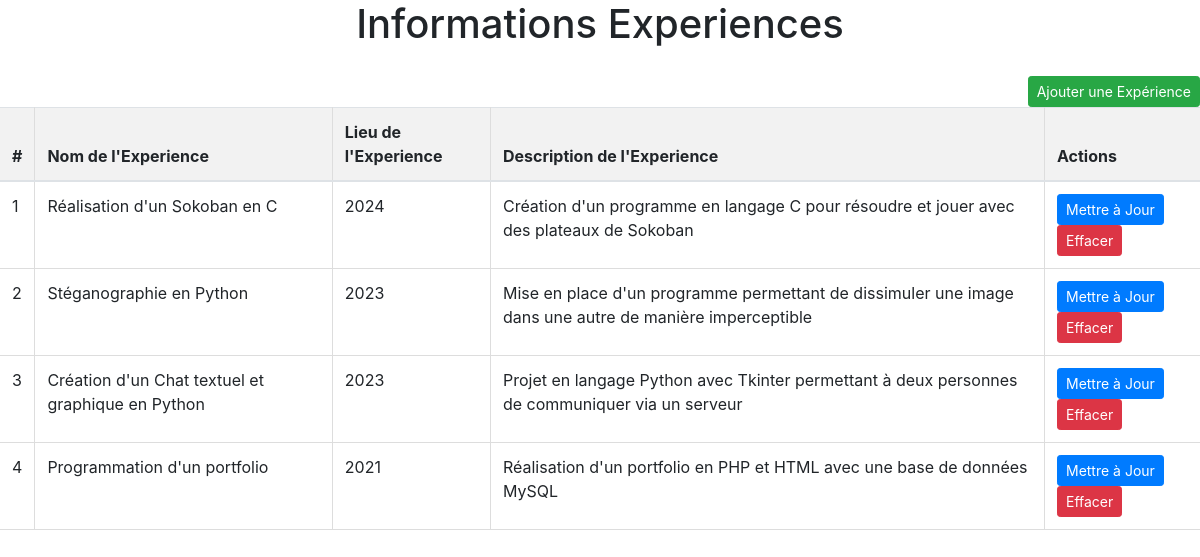
/admin/admin_experience/admin_experience.php, run on the app's committed database.
### tables this page shows
CREATE TABLE `experience_info` (
  `id_experience` int(11) NOT NULL,
  `nom_experience` varchar(256) NOT NULL,
  `date_experience` int(11) NOT NULL,
  `description_experience` text NOT NULL
);

### admin/admin_experience/admin_experience.php (the view, shortened to what this page needs)
<!DOCTYPE html>
<html lang="fr">
<head>
    <link rel="stylesheet" href="https://maxcdn.bootstrapcdn.com/bootstrap/4.5.2/css/bootstrap.min.css">
</head>
<body>
    <div class="table-responsive">
        <h1 class="text-center">Informations Experiences</h1>
        <a href='admin_experience/ajout_experience.php?ajout_id_experience={$id_experience}' id="btn_ajout" class="btn btn-success btn-sm">Ajouter une Expérience</a>
        <table class="table">
            <thead>
                <tr>
                    <th>#</th>
                    <th>Nom de l'Experience</th>
                    <th>Lieu de l'Experience</th>
                    <th>Description de l'Experience</th>
                    <th>Actions</th>
                </tr>
            </thead>
            <tbody>
            <?php
                $nom_serv = "localhost";
                $username = "root";
                $mdp = "";
                $nom_bdd = "site_cv";
                $conn = new mysqli($nom_serv, $username, $mdp, $nom_bdd);
                $sql = "SELECT * FROM experience_info";
                $result = $conn->query($sql);
                while ($row = $result->fetch_assoc()) {
                    $id_experience = $row['id_experience'];
                    $nom_experience = $row['nom_experience'];
                    $date_experience = $row['date_experience'];
                    $description_experience = $row['description_experience'];
                    echo "<tr>
                            <td>{$id_experience}</td>
                            <td>{$nom_experience}</td>
                            <td>{$date_experience}</td>
                            <td>{$description_experience}</td>
                            <td>
                                <a href='admin_experience/maj_experience.php?maj_id_experience={$id_experience}' class='btn btn-primary btn-sm'>Mettre à Jour</a>
                                <a href='admin_experience/effacer_experience.php?effacer_id_experience={$id_experience}' class='btn btn-danger btn-sm'>Effacer</a>
                            </td>
                        </tr>";
                }
            ?>
            </tbody>
        </table>
    </div>
</body>
</html>

### admin/admin_experience/admin_experience.php (style rules this page uses)
table { width: 100%; border-collapse: collapse; margin-top: 20px; }
th, td { border: 1px solid #ddd; padding: 8px; }
th:first-child, td:first-child { border-left: 0; padding: 8px; }
th:last-child, td:last-child { border-right: 0; padding: 8px; }
thead { background-color: #f2f2f2; }
th, td { text-align: left; }
tr:not(:first-child) { border-top: 1px solid #ddd; }
#btn_ajout { float: right; margin-top: 20px; }

### data on the page
experience_info: id_experience "1", nom_experience "Réalisation d'un Sokoban en C", date_experience "2024", description_experience "Création d'un programme en langage C pour résoudre et jouer avec des plateaux de Sokoban"
experience_info: id_experience "2", nom_experience "Stéganographie en Python", date_experience "2023", description_experience "Mise en place d'un programme permettant de dissimuler une image dans une autre de manière imperceptible"
experience_info: id_experience "3", nom_experience "Création d'un Chat textuel et graphique en Python", date_experience "2023", description_experience "Projet en langage Python avec Tkinter permettant à deux personnes de communiquer via un serveur"
experience_info: id_experience "4", nom_experience "Programmation d'un portfolio", date_experience "2021", description_experience "Réalisation d'un portfolio en PHP et HTML avec une base de données MySQL"
